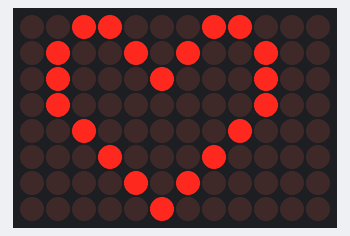
The sketch below on a simulated Arduino Uno R4 WiFi. On the bench: 12×8 LED matrix. WiFi joins after 1.5 s; servers stay silent unless stated; uploads are accepted with an empty reply; what the sketch prints to the serial monitor is not drawn.

Above: at 11.6 s.

Measured:
- what the display in image 0 shows lasts 3.0 s, from 11.5 s to 14.5 s

The sketch:

iot-001-httpsRequest.ino
```cpp
#include "Arduino_LED_Matrix.h"   // Include the LED_Matrix library
#include "frames.h"               // Include a header file containing some custom icons
#include "WiFiS3.h"
#include "secrets.h"

ArduinoLEDMatrix matrix;          // Create an instance of the ArduinoLEDMatrix class
char ssid[] = SECRET_SSID;        // your network SSID (name)
char pass[] = SECRET_PASS;        // your network password (use for WPA, or use as key for WEP)
int keyIndex = 0;                 // your network key index number (needed only for WEP)

int status = WL_IDLE_STATUS;
char server[] = "www.nesea.eu";    // name address (using DNS)

WiFiSSLClient client;

char simbolo = 'c';
void setup() {
  Serial.begin(115200);
  matrix.begin();
   while (!Serial) { ; }

  if (WiFi.status() == WL_NO_MODULE) {
    Serial.println("Communication with WiFi module failed!");
    // don't continue
    while (true);
  }

  String fv = WiFi.firmwareVersion();
  if (fv < WIFI_FIRMWARE_LATEST_VERSION) {
    Serial.println("Please upgrade the firmware");
  }

  while (status != WL_CONNECTED) {
    Serial.print("Attempting to connect to SSID: ");
    Serial.println(ssid);
    status = WiFi.begin(ssid, pass);
    delay(10000);
  }
  printWifiStatus();
}

void loop() {

  if (simbolo == 's') { matrix.loadFrame(happy); }
  if (simbolo == 'c') { matrix.loadFrame(LEDMATRIX_HEART_BIG); }
  if (simbolo == 'p') { matrix.loadFrame(danger); }

  delay(3000);
  matrix.clear();
  delay(3000);

  if (client.connect(server,443)) {
    Serial.println("connected to server");
    client.println("GET /iot001/simbolo.txt HTTP/1.1");
    client.println("Host: www.nesea.eu");
    client.println("Connection: close");
    client.println("");
  }
  else
    { Serial.println("Errore di connessione al server"); }

  char c = 'n';
  Serial.println("attendo risposta");
  while (client.connected()) { while (client.available()) { Serial.print((c = client.read()));  } }
  if (!client.connected()) { Serial.println("disconnecting from server."); client.stop(); }
}

void printWifiStatus() {
  Serial.print("SSID: ");
  Serial.println(WiFi.SSID());
  IPAddress ip = WiFi.localIP();
  Serial.print("IP Address: ");
  Serial.println(ip);
  long rssi = WiFi.RSSI();
  Serial.print("signal strength (RSSI):");
  Serial.print(rssi);
  Serial.println(" dBm");
}
```

frames.h
```cpp
const uint32_t chip[] = {
	0x1503f811,
	0x3181103,
	0xf8150000
};

const uint32_t danger[] = {
	0x400a015,
	0x1502082,
	0x484047fc
};

const uint32_t happy[] = {
	0x19819,
	0x80000001,
	0x81f8000
};

const uint32_t heart[] = {
	0x3184a444,
	0x44042081,
	0x100a0040
};

/*
const uint32_t fullOn[] = {
	0xffffffff,
	0xffffffff,
	0xffffffff
}
*/
```

secrets.h
```cpp
#define SECRET_SSID "----"
#define SECRET_PASS "----"

const char* nesea_ca =
"-----BEGIN CERTIFICATE-----\n" \
"MIIFazCCA1OgAwIBAgIRAIIQz7DSQONZRGPgu2OCiwAwDQYJKoZIhvcNAQELBQAw\n" \
"TzELMAkGA1UEBhMCVVMxKTAnBgNVBAoTIEludGVybmV0IFNlY3VyaXR5IFJlc2Vh\n" \
"cmNoIEdyb3VwMRUwEwYDVQQDEwxJU1JHIFJvb3QgWDEwHhcNMTUwNjA0MTEwNDM4\n" \
"WhcNMzUwNjA0MTEwNDM4WjBPMQswCQYDVQQGEwJVUzEpMCcGA1UEChMgSW50ZXJu\n" \
"ZXQgU2VjdXJpdHkgUmVzZWFyY2ggR3JvdXAxFTATBgNVBAMTDElTUkcgUm9vdCBY\n" \
"MTCCAiIwDQYJKoZIhvcNAQEBBQADggIPADCCAgoCggIBAK3oJHP0FDfzm54rVygc\n" \
"h77ct984kIxuPOZXoHj3dcKi/vVqbvYATyjb3miGbESTtrFj/RQSa78f0uoxmyF+\n" \
"0TM8ukj13Xnfs7j/EvEhmkvBioZxaUpmZmyPfjxwv60pIgbz5MDmgK7iS4+3mX6U\n" \
"A5/TR5d8mUgjU+g4rk8Kb4Mu0UlXjIB0ttov0DiNewNwIRt18jA8+o+u3dpjq+sW\n" \
"T8KOEUt+zwvo/7V3LvSye0rgTBIlDHCNAymg4VMk7BPZ7hm/ELNKjD+Jo2FR3qyH\n" \
"B5T0Y3HsLuJvW5iB4YlcNHlsdu87kGJ55tukmi8mxdAQ4Q7e2RCOFvu396j3x+UC\n" \
"B5iPNgiV5+I3lg02dZ77DnKxHZu8A/lJBdiB3QW0KtZB6awBdpUKD9jf1b0SHzUv\n" \
"KBds0pjBqAlkd25HN7rOrFleaJ1/ctaJxQZBKT5ZPt0m9STJEadao0xAH0ahmbWn\n" \
"OlFuhjuefXKnEgV4We0+UXgVCwOPjdAvBbI+e0ocS3MFEvzG6uBQE3xDk3SzynTn\n" \
"jh8BCNAw1FtxNrQHusEwMFxIt4I7mKZ9YIqioymCzLq9gwQbooMDQaHWBfEbwrbw\n" \
"qHyGO0aoSCqI3Haadr8faqU9GY/rOPNk3sgrDQoo//fb4hVC1CLQJ13hef4Y53CI\n" \
"rU7m2Ys6xt0nUW7/vGT1M0NPAgMBAAGjQjBAMA4GA1UdDwEB/wQEAwIBBjAPBgNV\n" \
"HRMBAf8EBTADAQH/MB0GA1UdDgQWBBR5tFnme7bl5AFzgAiIyBpY9umbbjANBgkq\n" \
"hkiG9w0BAQsFAAOCAgEAVR9YqbyyqFDQDLHYGmkgJykIrGF1XIpu+ILlaS/V9lZL\n" \
"ubhzEFnTIZd+50xx+7LSYK05qAvqFyFWhfFQDlnrzuBZ6brJFe+GnY+EgPbk6ZGQ\n" \
"3BebYhtF8GaV0nxvwuo77x/Py9auJ/GpsMiu/X1+mvoiBOv/2X/qkSsisRcOj/KK\n" \
"NFtY2PwByVS5uCbMiogziUwthDyC3+6WVwW6LLv3xLfHTjuCvjHIInNzktHCgKQ5\n" \
"ORAzI4JMPJ+GslWYHb4phowim57iaztXOoJwTdwJx4nLCgdNbOhdjsnvzqvHu7Ur\n" \
"TkXWStAmzOVyyghqpZXjFaH3pO3JLF+l+/+sKAIuvtd7u+Nxe5AW0wdeRlN8NwdC\n" \
"jNPElpzVmbUq4JUagEiuTDkHzsxHpFKVK7q4+63SM1N95R1NbdWhscdCb+ZAJzVc\n" \
"oyi3B43njTOQ5yOf+1CceWxG1bQVs5ZufpsMljq4Ui0/1lvh+wjChP4kqKOJ2qxq\n" \
"4RgqsahDYVvTH9w7jXbyLeiNdd8XM2w9U/t7y0Ff/9yi0GE44Za4rF2LN9d11TPA\n" \
"mRGunUHBcnWEvgJBQl9nJEiU0Zsnvgc/ubhPgXRR4Xq37Z0j4r7g1SgEEzwxA57d\n" \
"emyPxgcYxn/eR44/KJ4EBs+lVDR3veyJm+kXQ99b21/+jh5Xos1AnX5iItreGCc=\n" \
"-----END CERTIFICATE-----\n";
```
